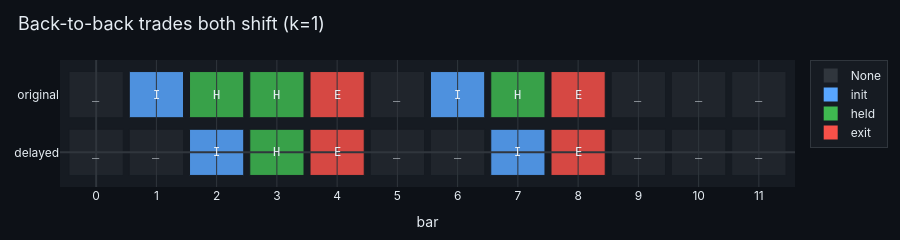
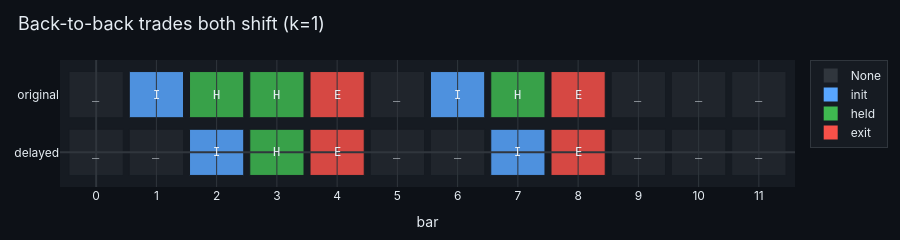

The notebook cell these images were saved under, in order:
### Markdown cell above
## 3. Back-to-Back Trades Regression

**Bug fixed 2026-05-04.** Using `cycle != "None"` transitions to detect run
boundaries failed when one trade's exit on day N was immediately followed by
another's init on day N+1 with no flat bar between — both got the same
`run_id`, so only the first trade received the offset shift.  The fix uses
`enter == 1` to mark new runs.

Below: two adjacent trades (`IHHE` then `IHE`).  With `k=1`, both should be
shifted by one bar.

### Code cell
regression_cases = [
    # Adjacent E→I transition: trade 1 IHHE then trade 2 IHE with one flat between
    ("E then flat then I, k=1", "_IHHE_IHE___", 1, "__IHE__IE___"),
    ("E then flat then I, k=2", "_IHHE_IHE___", 2, "___IE_______"),
    # Truly back-to-back: E on bar N, I on bar N+1 (no flat between)
    ("E→I no gap, k=1",         "IHHEIHE___",   1, "_IHE_IE___"),
    ("E→I no gap, k=2",         "IHHEIHE___",   2, "__IE______"),
]

rows = []
all_pass = True
for name, pattern, k, expected in regression_cases:
    df_in  = make_signal_df({"S": pattern})
    df_out = _apply_entry_offset(df_in, k)
    got = cycle_string(df_out, "S")
    ok  = got == expected
    all_pass = all_pass and ok
    rows.append({
        "Case":     name,
        "Input":    pattern,
        "k":        k,
        "Expected": expected,
        "Got":      got,
        "Pass":     "✓" if ok else "✗ FAIL",
    })

display(pd.DataFrame(rows).set_index("Case"))
print()
print("All regression cases pass" if all_pass else "*** REGRESSION DETECTED ***")

plot_before_after("_IHHE_IHE___", k=1, title="Back-to-back trades both shift").show()

### Figure 1 — Plotly figure (JSON) as saved in the notebook; plotly's stock layout.template omitted (floating-point values rounded to 4 significant figures)
{"data": [{"marker": {"color": "#30363d", "size": 14, "symbol": "square"}, "mode": "markers", "name": "None", "x": [null], "y": [null], "type": "scatter"}, {"marker": {"color": "#58a6ff", "size": 14, "symbol": "square"}, "mode": "markers", "name": "init", "x": [null], "y": [null], "type": "scatter"}, {"marker": {"color": "#3fb950", "size": 14, "symbol": "square"}, "mode": "markers", "name": "held", "x": [null], "y": [null], "type": "scatter"}, {"marker": {"color": "#f85149", "size": 14, "symbol": "square"}, "mode": "markers", "name": "exit", "x": [null], "y": [null], "type": "scatter"}], "layout": {"shapes": [{"fillcolor": "#30363d", "layer": "below", "line": {"color": "#161b22", "width": 1}, "opacity": 0.4, "type": "rect", "x0": -0.45, "x1": 0.45, "y0": 0.6, "y1": 1.4}, {"fillcolor": "#58a6ff", "layer": "below", "line": {"color": "#161b22", "width": 1}, "opacity": 0.85, "type": "rect", "x0": 0.55, "x1": 1.45, "y0": 0.6, "y1": 1.4}, {"fillcolor": "#3fb950", "layer": "below", "line": {"color": "#161b22", "width": 1}, "opacity": 0.85, "type": "rect", "x0": 1.55, "x1": 2.45, "y0": 0.6, "y1": 1.4}, {"fillcolor": "#3fb950", "layer": "below", "line": {"color": "#161b22", "width": 1}, "opacity": 0.85, "type": "rect", "x0": 2.55, "x1": 3.45, "y0": 0.6, "y1": 1.4}, {"fillcolor": "#f85149", "layer": "below", "line": {"color": "#161b22", "width": 1}, "opacity": 0.85, "type": "rect", "x0": 3.55, "x1": 4.45, "y0": 0.6, "y1": 1.4}, {"fillcolor": "#30363d", "layer": "below", "line": {"color": "#161b22", "width": 1}, "opacity": 0.4, "type": "rect", "x0": 4.55, "x1": 5.45, "y0": 0.6, "y1": 1.4}, {"fillcolor": "#58a6ff", "layer": "below", "line": {"color": "#161b22", "width": 1}, "opacity": 0.85, "type": "rect", "x0": 5.55, "x1": 6.45, "y0": 0.6, "y1": 1.4}, {"fillcolor": "#3fb950", "layer": "below", "line": {"color": "#161b22", "width": 1}, "opacity": 0.85, "type": "rect", "x0": 6.55, "x1": 7.45, "y0": 0.6, "y1": 1.4}, {"fillcolor": "#f85149", "layer": "below", "line": {"color": "#161b22", "width": 1}, "opacity": 0.85, "type": "rect", "x0": 7.55, "x1": 8.45, "y0": 0.6, "y1": 1.4}, {"fillcolor": "#30363d", "layer": "below", "line": {"color": "#161b22", "width": 1}, "opacity": 0.4, "type": "rect", "x0": 8.55, "x1": 9.45, "y0": 0.6, "y1": 1.4}, {"fillcolor": "#30363d", "layer": "below", "line": {"color": "#161b22", "width": 1}, "opacity": 0.4, "type": "rect", "x0": 9.55, "x1": 10.45, "y0": 0.6, "y1": 1.4}, {"fillcolor": "#30363d", "layer": "below", "line": {"color": "#161b22", "width": 1}, "opacity": 0.4, "type": "rect", "x0": 10.55, "x1": 11.45, "y0": 0.6, "y1": 1.4}, {"fillcolor": "#30363d", "layer": "below", "line": {"color": "#161b22", "width": 1}, "opacity": 0.4, "type": "rect", "x0": -0.45, "x1": 0.45, "y0": -0.4, "y1": 0.4}, {"fillcolor": "#30363d", "layer": "below", "line": {"color": "#161b22", "width": 1}, "opacity": 0.4, "type": "rect", "x0": 0.55, "x1": 1.45, "y0": -0.4, "y1": 0.4}, {"fillcolor": "#58a6ff", "layer": "below", "line": {"color": "#161b22", "width": 1}, "opacity": 0.85, "type": "rect", "x0": 1.55, "x1": 2.45, "y0": -0.4, "y1": 0.4}, {"fillcolor": "#3fb950", "layer": "below", "line": {"color": "#161b22", "width": 1}, "opacity": 0.85, "type": "rect", "x0": 2.55, "x1": 3.45, "y0": -0.4, "y1": 0.4}, {"fillcolor": "#f85149", "layer": "below", "line": {"color": "#161b22", "width": 1}, "opacity": 0.85, "type": "rect", "x0": 3.55, "x1": 4.45, "y0": -0.4, "y1": 0.4}, {"fillcolor": "#30363d", "layer": "below", "line": {"color": "#161b22", "width": 1}, "opacity": 0.4, "type": "rect", "x0": 4.55, "x1": 5.45, "y0": -0.4, "y1": 0.4}, {"fillcolor": "#30363d", "layer": "below", "line": {"color": "#161b22", "width": 1}, "opacity": 0.4, "type": "rect", "x0": 5.55, "x1": 6.45, "y0": -0.4, "y1": 0.4}, {"fillcolor": "#58a6ff", "layer": "below", "line": {"color": "#161b22", "width": 1}, "opacity": 0.85, "type": "rect", "x0": 6.55, "x1": 7.45, "y0": -0.4, "y1": 0.4}, {"fillcolor": "#f85149", "layer": "below", "line": {"color": "#161b22", "width": 1}, "opacity": 0.85, "type": "rect", "x0": 7.55, "x1": 8.45, "y0": -0.4, "y1": 0.4}, {"fillcolor": "#30363d", "layer": "below", "line": {"color": "#161b22", "width": 1}, "opacity": 0.4, "type": "rect", "x0": 8.55, "x1": 9.45, "y0": -0.4, "y1": 0.4}, {"fillcolor": "#30363d", "layer": "below", "line": {"color": "#161b22", "width": 1}, "opacity": 0.4, "type": "rect", "x0": 9.55, "x1": 10.45, "y0": -0.4, "y1": 0.4}, {"fillcolor": "#30363d", "layer": "below", "line": {"color": "#161b22", "width": 1}, "opacity": 0.4, "type": "rect", "x0": 10.55, "x1": 11.45, "y0": -0.4, "y1": 0.4}], "annotations": [{"font": {"color": "#e6edf3", "family": "monospace", "size": 12}, "showarrow": false, "text": "_", "x": 0, "y": 1}, {"font": {"color": "#e6edf3", "family": "monospace", "size": 12}, "showarrow": false, "text": "I", "x": 1, "y": 1}, {"font": {"color": "#e6edf3", "family": "monospace", "size": 12}, "showarrow": false, "text": "H", "x": 2, "y": 1}, {"font": {"color": "#e6edf3", "family": "monospace", "size": 12}, "showarrow": false, "text": "H", "x": 3, "y": 1}, {"font": {"color": "#e6edf3", "family": "monospace", "size": 12}, "showarrow": false, "text": "E", "x": 4, "y": 1}, {"font": {"color": "#e6edf3", "family": "monospace", "size": 12}, "showarrow": false, "text": "_", "x": 5, "y": 1}, {"font": {"color": "#e6edf3", "family": "monospace", "size": 12}, "showarrow": false, "text": "I", "x": 6, "y": 1}, {"font": {"color": "#e6edf3", "family": "monospace", "size": 12}, "showarrow": false, "text": "H", "x": 7, "y": 1}, {"font": {"color": "#e6edf3", "family": "monospace", "size": 12}, "showarrow": false, "text": "E", "x": 8, "y": 1}, {"font": {"color": "#e6edf3", "family": "monospace", "size": 12}, "showarrow": false, "text": "_", "x": 9, "y": 1}, {"font": {"color": "#e6edf3", "family": "monospace", "size": 12}, "showarrow": false, "text": "_", "x": 10, "y": 1}, {"font": {"color": "#e6edf3", "family": "monospace", "size": 12}, "showarrow": false, "text": "_", "x": 11, "y": 1}, {"font": {"color": "#e6edf3", "family": "monospace", "size": 12}, "showarrow": false, "text": "_", "x": 0, "y": 0}, {"font": {"color": "#e6edf3", "family": "monospace", "size": 12}, "showarrow": false, "text": "_", "x": 1, "y": 0}, {"font": {"color": "#e6edf3", "family": "monospace", "size": 12}, "showarrow": false, "text": "I", "x": 2, "y": 0}, {"font": {"color": "#e6edf3", "family": "monospace", "size": 12}, "showarrow": false, "text": "H", "x": 3, "y": 0}, {"font": {"color": "#e6edf3", "family": "monospace", "size": 12}, "showarrow": false, "text": "E", "x": 4, "y": 0}, {"font": {"color": "#e6edf3", "family": "monospace", "size": 12}, "showarrow": false, "text": "_", "x": 5, "y": 0}, {"font": {"color": "#e6edf3", "family": "monospace", "size": 12}, "showarrow": false, "text": "_", "x": 6, "y": 0}, {"font": {"color": "#e6edf3", "family": "monospace", "size": 12}, "showarrow": false, "text": "I", "x": 7, "y": 0}, {"font": {"color": "#e6edf3", "family": "monospace", "size": 12}, "showarrow": false, "text": "E", "x": 8, "y": 0}, {"font": {"color": "#e6edf3", "family": "monospace", "size": 12}, "showarrow": false, "text": "_", "x": 9, "y": 0}, {"font": {"color": "#e6edf3", "family": "monospace", "size": 12}, "showarrow": false, "text": "_", "x": 10, "y": 0}, {"font": {"color": "#e6edf3", "family": "monospace", "size": 12}, "showarrow": false, "text": "_", "x": 11, "y": 0}], "font": {"color": "#e6edf3", "family": "Inter, system-ui, sans-serif"}, "title": {"font": {"size": 18, "color": "#e6edf3"}, "text": "Back-to-back trades both shift (k=1)", "x": 0.02, "xanchor": "left"}, "margin": {"l": 60, "r": 20, "t": 60, "b": 40}, "legend": {"bgcolor": "#161b22", "bordercolor": "#30363d", "borderwidth": 1}, "xaxis": {"gridcolor": "#30363d", "zerolinecolor": "#30363d", "showspikes": true, "spikecolor": "#8b949e", "spikethickness": 1, "title": {"text": "bar"}, "range": [-0.6, 11.6], "tickmode": "array", "tickvals": [0, 1, 2, 3, 4, 5, 6, 7, 8, 9, 10, 11]}, "yaxis": {"gridcolor": "#30363d", "zerolinecolor": "#30363d", "showspikes": true, "spikecolor": "#8b949e", "spikethickness": 1, "tickvals": [0, 1], "ticktext": ["delayed", "original"], "range": [-0.6, 1.6], "showgrid": false}, "paper_bgcolor": "#0d1117", "plot_bgcolor": "#161b22", "height": 240, "hovermode": "x unified", "showlegend": true}}

### Figure 2 — Plotly figure (JSON) as saved in the notebook; plotly's stock layout.template omitted (floating-point values rounded to 4 significant figures)
{"data": [{"marker": {"color": "#30363d", "size": 14, "symbol": "square"}, "mode": "markers", "name": "None", "x": [null], "y": [null], "type": "scatter"}, {"marker": {"color": "#58a6ff", "size": 14, "symbol": "square"}, "mode": "markers", "name": "init", "x": [null], "y": [null], "type": "scatter"}, {"marker": {"color": "#3fb950", "size": 14, "symbol": "square"}, "mode": "markers", "name": "held", "x": [null], "y": [null], "type": "scatter"}, {"marker": {"color": "#f85149", "size": 14, "symbol": "square"}, "mode": "markers", "name": "exit", "x": [null], "y": [null], "type": "scatter"}], "layout": {"shapes": [{"fillcolor": "#30363d", "layer": "below", "line": {"color": "#161b22", "width": 1}, "opacity": 0.4, "type": "rect", "x0": -0.45, "x1": 0.45, "y0": 0.6, "y1": 1.4}, {"fillcolor": "#58a6ff", "layer": "below", "line": {"color": "#161b22", "width": 1}, "opacity": 0.85, "type": "rect", "x0": 0.55, "x1": 1.45, "y0": 0.6, "y1": 1.4}, {"fillcolor": "#3fb950", "layer": "below", "line": {"color": "#161b22", "width": 1}, "opacity": 0.85, "type": "rect", "x0": 1.55, "x1": 2.45, "y0": 0.6, "y1": 1.4}, {"fillcolor": "#3fb950", "layer": "below", "line": {"color": "#161b22", "width": 1}, "opacity": 0.85, "type": "rect", "x0": 2.55, "x1": 3.45, "y0": 0.6, "y1": 1.4}, {"fillcolor": "#f85149", "layer": "below", "line": {"color": "#161b22", "width": 1}, "opacity": 0.85, "type": "rect", "x0": 3.55, "x1": 4.45, "y0": 0.6, "y1": 1.4}, {"fillcolor": "#30363d", "layer": "below", "line": {"color": "#161b22", "width": 1}, "opacity": 0.4, "type": "rect", "x0": 4.55, "x1": 5.45, "y0": 0.6, "y1": 1.4}, {"fillcolor": "#58a6ff", "layer": "below", "line": {"color": "#161b22", "width": 1}, "opacity": 0.85, "type": "rect", "x0": 5.55, "x1": 6.45, "y0": 0.6, "y1": 1.4}, {"fillcolor": "#3fb950", "layer": "below", "line": {"color": "#161b22", "width": 1}, "opacity": 0.85, "type": "rect", "x0": 6.55, "x1": 7.45, "y0": 0.6, "y1": 1.4}, {"fillcolor": "#f85149", "layer": "below", "line": {"color": "#161b22", "width": 1}, "opacity": 0.85, "type": "rect", "x0": 7.55, "x1": 8.45, "y0": 0.6, "y1": 1.4}, {"fillcolor": "#30363d", "layer": "below", "line": {"color": "#161b22", "width": 1}, "opacity": 0.4, "type": "rect", "x0": 8.55, "x1": 9.45, "y0": 0.6, "y1": 1.4}, {"fillcolor": "#30363d", "layer": "below", "line": {"color": "#161b22", "width": 1}, "opacity": 0.4, "type": "rect", "x0": 9.55, "x1": 10.45, "y0": 0.6, "y1": 1.4}, {"fillcolor": "#30363d", "layer": "below", "line": {"color": "#161b22", "width": 1}, "opacity": 0.4, "type": "rect", "x0": 10.55, "x1": 11.45, "y0": 0.6, "y1": 1.4}, {"fillcolor": "#30363d", "layer": "below", "line": {"color": "#161b22", "width": 1}, "opacity": 0.4, "type": "rect", "x0": -0.45, "x1": 0.45, "y0": -0.4, "y1": 0.4}, {"fillcolor": "#30363d", "layer": "below", "line": {"color": "#161b22", "width": 1}, "opacity": 0.4, "type": "rect", "x0": 0.55, "x1": 1.45, "y0": -0.4, "y1": 0.4}, {"fillcolor": "#58a6ff", "layer": "below", "line": {"color": "#161b22", "width": 1}, "opacity": 0.85, "type": "rect", "x0": 1.55, "x1": 2.45, "y0": -0.4, "y1": 0.4}, {"fillcolor": "#3fb950", "layer": "below", "line": {"color": "#161b22", "width": 1}, "opacity": 0.85, "type": "rect", "x0": 2.55, "x1": 3.45, "y0": -0.4, "y1": 0.4}, {"fillcolor": "#f85149", "layer": "below", "line": {"color": "#161b22", "width": 1}, "opacity": 0.85, "type": "rect", "x0": 3.55, "x1": 4.45, "y0": -0.4, "y1": 0.4}, {"fillcolor": "#30363d", "layer": "below", "line": {"color": "#161b22", "width": 1}, "opacity": 0.4, "type": "rect", "x0": 4.55, "x1": 5.45, "y0": -0.4, "y1": 0.4}, {"fillcolor": "#30363d", "layer": "below", "line": {"color": "#161b22", "width": 1}, "opacity": 0.4, "type": "rect", "x0": 5.55, "x1": 6.45, "y0": -0.4, "y1": 0.4}, {"fillcolor": "#58a6ff", "layer": "below", "line": {"color": "#161b22", "width": 1}, "opacity": 0.85, "type": "rect", "x0": 6.55, "x1": 7.45, "y0": -0.4, "y1": 0.4}, {"fillcolor": "#f85149", "layer": "below", "line": {"color": "#161b22", "width": 1}, "opacity": 0.85, "type": "rect", "x0": 7.55, "x1": 8.45, "y0": -0.4, "y1": 0.4}, {"fillcolor": "#30363d", "layer": "below", "line": {"color": "#161b22", "width": 1}, "opacity": 0.4, "type": "rect", "x0": 8.55, "x1": 9.45, "y0": -0.4, "y1": 0.4}, {"fillcolor": "#30363d", "layer": "below", "line": {"color": "#161b22", "width": 1}, "opacity": 0.4, "type": "rect", "x0": 9.55, "x1": 10.45, "y0": -0.4, "y1": 0.4}, {"fillcolor": "#30363d", "layer": "below", "line": {"color": "#161b22", "width": 1}, "opacity": 0.4, "type": "rect", "x0": 10.55, "x1": 11.45, "y0": -0.4, "y1": 0.4}], "annotations": [{"font": {"color": "#e6edf3", "family": "monospace", "size": 12}, "showarrow": false, "text": "_", "x": 0, "y": 1}, {"font": {"color": "#e6edf3", "family": "monospace", "size": 12}, "showarrow": false, "text": "I", "x": 1, "y": 1}, {"font": {"color": "#e6edf3", "family": "monospace", "size": 12}, "showarrow": false, "text": "H", "x": 2, "y": 1}, {"font": {"color": "#e6edf3", "family": "monospace", "size": 12}, "showarrow": false, "text": "H", "x": 3, "y": 1}, {"font": {"color": "#e6edf3", "family": "monospace", "size": 12}, "showarrow": false, "text": "E", "x": 4, "y": 1}, {"font": {"color": "#e6edf3", "family": "monospace", "size": 12}, "showarrow": false, "text": "_", "x": 5, "y": 1}, {"font": {"color": "#e6edf3", "family": "monospace", "size": 12}, "showarrow": false, "text": "I", "x": 6, "y": 1}, {"font": {"color": "#e6edf3", "family": "monospace", "size": 12}, "showarrow": false, "text": "H", "x": 7, "y": 1}, {"font": {"color": "#e6edf3", "family": "monospace", "size": 12}, "showarrow": false, "text": "E", "x": 8, "y": 1}, {"font": {"color": "#e6edf3", "family": "monospace", "size": 12}, "showarrow": false, "text": "_", "x": 9, "y": 1}, {"font": {"color": "#e6edf3", "family": "monospace", "size": 12}, "showarrow": false, "text": "_", "x": 10, "y": 1}, {"font": {"color": "#e6edf3", "family": "monospace", "size": 12}, "showarrow": false, "text": "_", "x": 11, "y": 1}, {"font": {"color": "#e6edf3", "family": "monospace", "size": 12}, "showarrow": false, "text": "_", "x": 0, "y": 0}, {"font": {"color": "#e6edf3", "family": "monospace", "size": 12}, "showarrow": false, "text": "_", "x": 1, "y": 0}, {"font": {"color": "#e6edf3", "family": "monospace", "size": 12}, "showarrow": false, "text": "I", "x": 2, "y": 0}, {"font": {"color": "#e6edf3", "family": "monospace", "size": 12}, "showarrow": false, "text": "H", "x": 3, "y": 0}, {"font": {"color": "#e6edf3", "family": "monospace", "size": 12}, "showarrow": false, "text": "E", "x": 4, "y": 0}, {"font": {"color": "#e6edf3", "family": "monospace", "size": 12}, "showarrow": false, "text": "_", "x": 5, "y": 0}, {"font": {"color": "#e6edf3", "family": "monospace", "size": 12}, "showarrow": false, "text": "_", "x": 6, "y": 0}, {"font": {"color": "#e6edf3", "family": "monospace", "size": 12}, "showarrow": false, "text": "I", "x": 7, "y": 0}, {"font": {"color": "#e6edf3", "family": "monospace", "size": 12}, "showarrow": false, "text": "E", "x": 8, "y": 0}, {"font": {"color": "#e6edf3", "family": "monospace", "size": 12}, "showarrow": false, "text": "_", "x": 9, "y": 0}, {"font": {"color": "#e6edf3", "family": "monospace", "size": 12}, "showarrow": false, "text": "_", "x": 10, "y": 0}, {"font": {"color": "#e6edf3", "family": "monospace", "size": 12}, "showarrow": false, "text": "_", "x": 11, "y": 0}], "font": {"color": "#e6edf3", "family": "Inter, system-ui, sans-serif"}, "title": {"font": {"size": 18, "color": "#e6edf3"}, "text": "Back-to-back trades both shift (k=1)", "x": 0.02, "xanchor": "left"}, "margin": {"l": 60, "r": 20, "t": 60, "b": 40}, "legend": {"bgcolor": "#161b22", "bordercolor": "#30363d", "borderwidth": 1}, "xaxis": {"gridcolor": "#30363d", "zerolinecolor": "#30363d", "showspikes": true, "spikecolor": "#8b949e", "spikethickness": 1, "title": {"text": "bar"}, "range": [-0.6, 11.6], "tickmode": "array", "tickvals": [0, 1, 2, 3, 4, 5, 6, 7, 8, 9, 10, 11]}, "yaxis": {"gridcolor": "#30363d", "zerolinecolor": "#30363d", "showspikes": true, "spikecolor": "#8b949e", "spikethickness": 1, "tickvals": [0, 1], "ticktext": ["delayed", "original"], "range": [-0.6, 1.6], "showgrid": false}, "paper_bgcolor": "#0d1117", "plot_bgcolor": "#161b22", "height": 240, "hovermode": "x unified", "showlegend": true}}
